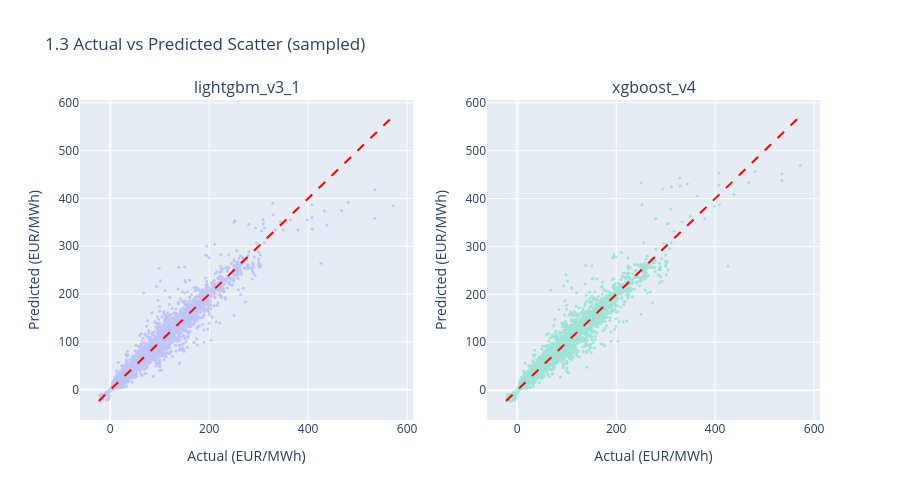

Notebook cell for this chart:
### Code cell
# 1.3 Actual vs Predicted - scatter with identity line (one panel per model)
from plotly.subplots import make_subplots

rng = np.random.RandomState(42)
idx = rng.choice(len(y_test), size=min(20000, len(y_test)), replace=False)

fig = make_subplots(rows=1, cols=2, subplot_titles=MODEL_NAMES)
for c, name in enumerate(MODEL_NAMES, start=1):
    yt = y_test.values[idx]
    yp = preds[name][idx]
    fig.add_trace(go.Scatter(x=yt, y=yp, mode='markers', opacity=0.3,
                             marker=dict(size=3)), row=1, col=c)
    lo = float(min(yt.min(), yp.min()))
    hi = float(max(yt.max(), yp.max()))
    fig.add_trace(go.Scatter(x=[lo, hi], y=[lo, hi], mode='lines', name='y=x',
                             line=dict(color='red', dash='dash')), row=1, col=c)
fig.update_layout(title='1.3 Actual vs Predicted Scatter (sampled)', showlegend=False, height=500)
fig.update_xaxes(title_text='Actual (EUR/MWh)', row=1, col=1)
fig.update_xaxes(title_text='Actual (EUR/MWh)', row=1, col=2)
fig.update_yaxes(title_text='Predicted (EUR/MWh)', row=1, col=1)
fig.update_yaxes(title_text='Predicted (EUR/MWh)', row=1, col=2)
show(fig)

### Figure 1 — Plotly figure (JSON) as saved in the notebook; plotly's stock layout.template omitted (floating-point values rounded to 4 significant figures; data arrays with more than 128 entries replaced by an {"elided": "..."} marker saying what was removed)
{"data": [{"marker": {"size": 3}, "mode": "markers", "opacity": 0.3, "type": "scatter", "x": {"elided": "20000 float values"}, "xaxis": "x", "y": {"elided": "20000 float values"}, "yaxis": "y"}, {"line": {"color": "red", "dash": "dash"}, "mode": "lines", "name": "y=x", "type": "scatter", "x": [-23.25, 572.2], "xaxis": "x", "y": [-23.25, 572.2], "yaxis": "y"}, {"marker": {"size": 3}, "mode": "markers", "opacity": 0.3, "type": "scatter", "x": {"elided": "20000 float values"}, "xaxis": "x2", "y": {"elided": "20000 float values"}, "yaxis": "y2"}, {"line": {"color": "red", "dash": "dash"}, "mode": "lines", "name": "y=x", "type": "scatter", "x": [-22.55, 572.2], "xaxis": "x2", "y": [-22.55, 572.2], "yaxis": "y2"}], "layout": {"annotations": [{"font": {"size": 16}, "showarrow": false, "text": "lightgbm_v3_1", "x": 0.225, "xanchor": "center", "xref": "paper", "y": 1, "yanchor": "bottom", "yref": "paper"}, {"font": {"size": 16}, "showarrow": false, "text": "xgboost_v4", "x": 0.775, "xanchor": "center", "xref": "paper", "y": 1, "yanchor": "bottom", "yref": "paper"}], "height": 500, "showlegend": false, "title": {"text": "1.3 Actual vs Predicted Scatter (sampled)"}, "xaxis": {"anchor": "y", "domain": [0, 0.45], "title": {"text": "Actual (EUR/MWh)"}}, "xaxis2": {"anchor": "y2", "domain": [0.55, 1], "title": {"text": "Actual (EUR/MWh)"}}, "yaxis": {"anchor": "x", "domain": [0, 1], "title": {"text": "Predicted (EUR/MWh)"}}, "yaxis2": {"anchor": "x2", "domain": [0, 1], "title": {"text": "Predicted (EUR/MWh)"}}}}
